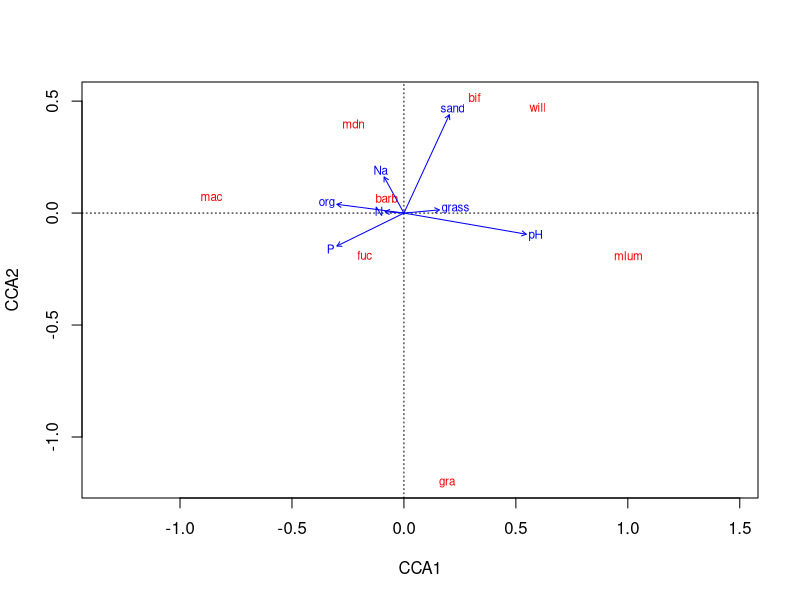
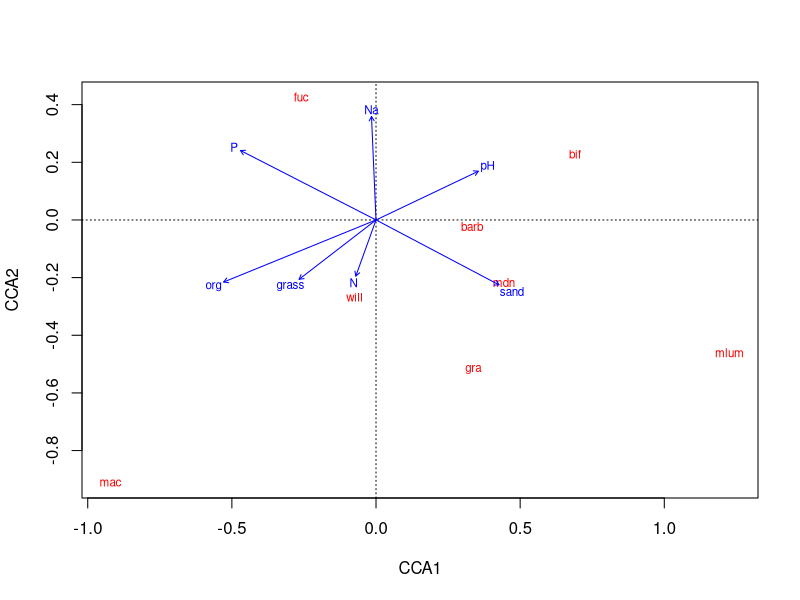

These figures' R source, in order: (Note: this script raises an error after producing the figures.)
library(doBy)
library(vegan)
library(tidyverse)


# Prepare data ------------------------------------------------------------

# read in field experiment data
dat <- read.csv("data/2015_2016_field_expt_data.csv")

# calculate mean growth rate per species/site/year/neighbor removal treatment
p= summaryBy(srv + sht_wt ~ sp + site + nr + year, FUN=mean, na.rm=T, keep.names=T, 
               data=dat)
p$growth= p$srv * p$sht_wt
p$growth[is.na(p$growth)]= 0

# convert data to wide format (one row per site/neighbor removal treatment/year)
p= reshape(p[,c(1:4,7)], v.names = "growth", idvar = c("year", "site", "nr"), timevar = "sp", 
             direction = "wide")
names(p)= gsub('growth.', '', names(p))

year= p$year

# prepare environmental data
env= summaryBy(grass + forb + leg + tec + pH + org + bray.p + ca + mg + k + na + fe + 
                   exch.n + sand ~ site, na.rm=T, keep.names=T, data=dat)
rownames(env)= env$site
env= env[,c(2,6:8,12,14,15)]
names(env)= c('grass','pH','org','P','Na','N','sand')
env= env[p$site,]
env$nr= as.numeric(p$nr=='nbr rm')

p= p[,-(1:3)]


# run CCA  ----------------------------------------------------------------

## Neighbors removed

# get environmental, growth, and year data for neighbor removal treatment
env_nr <- env %>% filter(nr == 1) %>% select(-nr)
p_nr <- p %>% filter(env$nr == 1)
year_nr <- year[env$nr == 1]

# run CCA
ord_nr= cca(p_nr ~ . + Condition(year_nr), data=env_nr)

# plot species and site scores
plot(ord_nr, display= c('sp','cn'), scaling=3)

# test overall significance of ordination
anova(ord_nr, permutations = 9999)

# test significance of environmental factors
anova(ord_nr, by='mar', permutations = 9999)

## Neighbors present

# get environmental, growth, and year data for neighbor present treatment
env_n <- env %>% filter(nr == 0) %>% select(-nr)
p_n <- p %>% filter(env$nr == 0)
year_n <- year[env$nr == 0]

# run CCA
ord_n = cca(p_n ~ . + Condition(year_n), data=env_n)

# plot species and site scores
plot(ord_n, display= c('sp','cn'), scaling=3)

# test overall significance of ordination
anova(ord_n, permutations = 9999)

# test significance of environmental factors
anova(ord_n, by='mar', permutations = 9999)  

## calculate pairwise species distances in CCA space
env.dist = dist(ord$CCA$v)


# plot ordination ---------------------------------------------------------
library(ggpubr)
library(ggthemes)
library(cowplot)

nr_plot <- plot(ord_nr, display= c('sp','cn'), scaling=3)
nr_sp <- nr_plot$species %>% as_tibble(rownames = 'species')
nr_env <- (nr_plot$biplot * 1.95) %>% as_tibble(rownames = 'var')

nr_plot <- ggplot(nr_sp) +
  geom_hline(aes(yintercept = 0), linetype = 'dashed') +
  geom_vline(aes(xintercept = 0), linetype = 'dashed') +
  geom_text(data = nr_sp, aes(x = CCA1, y = CCA2, label = species, fontface = 'italic'), color = '#377eb8') + 
  geom_segment(data = nr_env, aes(x = 0, y = 0, xend = CCA1, yend = CCA2), arrow = arrow(length = unit(2, 'mm'))) +
  geom_text(data = nr_env, aes(x = CCA1, y = CCA2, label = var)) + 
  theme_few()

n_plot <- plot(ord_n, display= c('sp','cn'), scaling=3)
n_sp <- n_plot$species %>% as_tibble(rownames = 'species')
n_env <- (n_plot$biplot * 1.95) %>% as_tibble(rownames = 'var')

n_plot <- ggplot(n_sp) +
  geom_hline(aes(yintercept = 0), linetype = 'dashed') +
  geom_vline(aes(xintercept = 0), linetype = 'dashed') +
  geom_text(data = n_sp, aes(x = CCA1, y = CCA2, label = species, fontface = 'italic'), color = '#377eb8') + 
  geom_segment(data = n_env, aes(x = 0, y = 0, xend = CCA1, yend = CCA2), arrow = arrow(length = unit(2, 'mm'))) +
  geom_text(data = n_env, aes(x = CCA1, y = CCA2, label = var)) + 
  theme_few()

plot_grid(nr_plot, n_plot, labels = c('a', 'b'), label_size = 16)

ggsave("results/plots/cca_plot.pdf",
       height = 4, width = 8.5, units = "in", dpi = 600)
